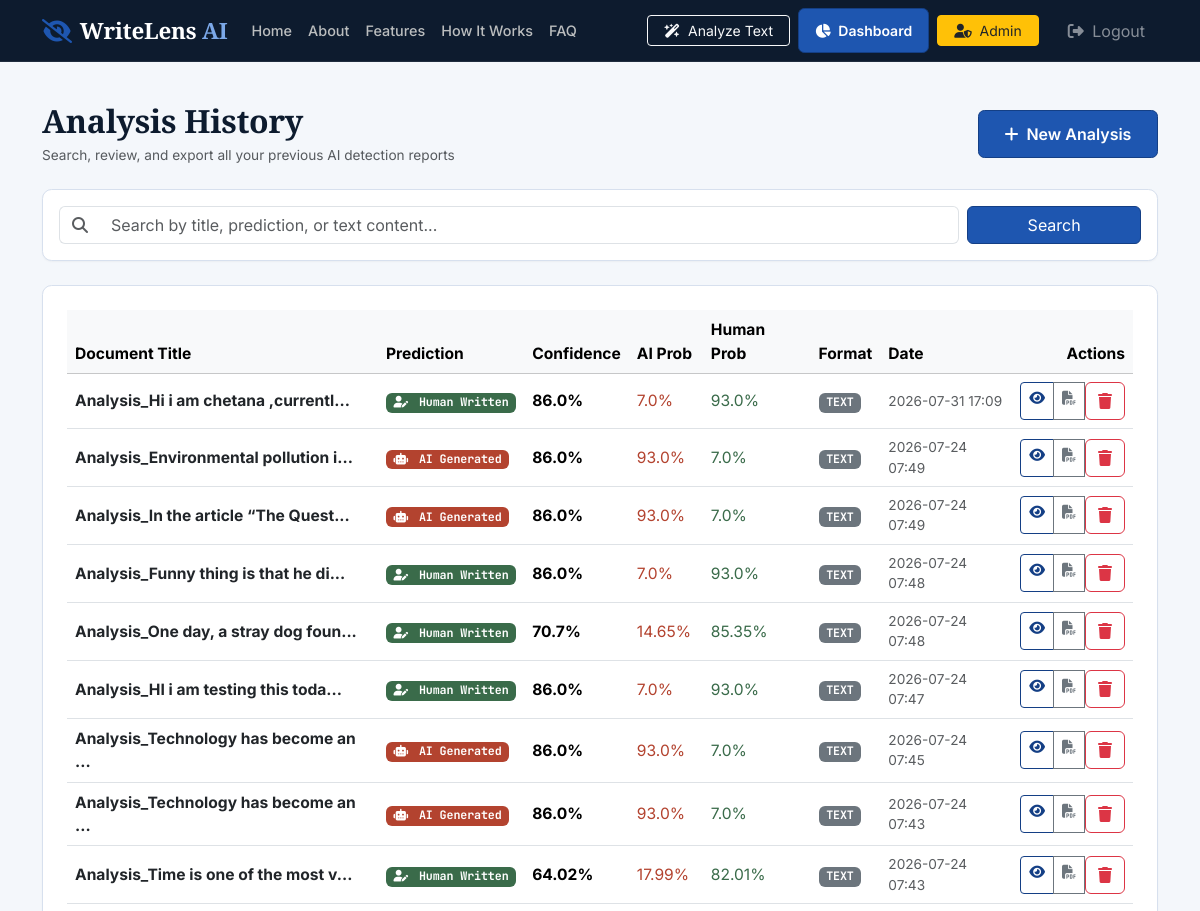
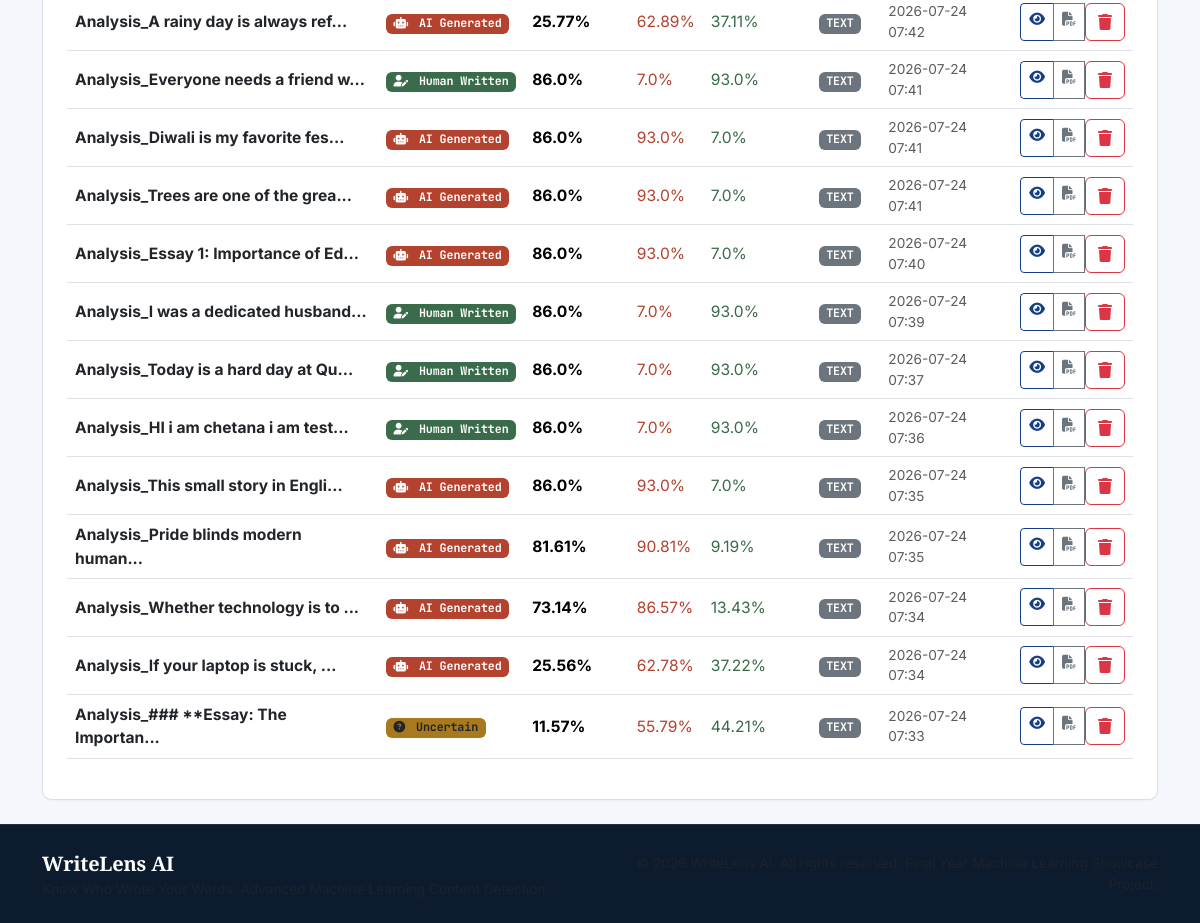
The app's page /analysis/history (signed in) with its own data (2 pictures, top to bottom).
### app/models/database.py (models this page shows, shortened)
class AnalysisRecord(db.Model):
    __tablename__ = 'analysis_records'
    id = db.Column(db.Integer, primary_key=True)
    user_id = db.Column(db.Integer, db.ForeignKey('users.id'), nullable=True, index=True)
    title = db.Column(db.String(150), nullable=False, default="Untitled Analysis")
    full_text = db.Column(db.Text, nullable=False)
    text_preview = db.Column(db.String(300), nullable=False)
    file_name = db.Column(db.String(150), nullable=True)
    file_type = db.Column(db.String(20), nullable=False, default="TEXT")
    prediction = db.Column(db.String(50), nullable=False)  # "AI Generated" or "Human Written"
    confidence_score = db.Column(db.Float, nullable=False)
    human_prob = db.Column(db.Float, nullable=False)
    ai_prob = db.Column(db.Float, nullable=False)
    sentence_analysis_json = db.Column(db.Text, nullable=False, default="[]")
    explanations_json = db.Column(db.Text, nullable=False, default="[]")
    ai_sources_json = db.Column(db.Text, nullable=False, default="{}")
    stats_json = db.Column(db.Text, nullable=False, default="{}")
    created_at = db.Column(db.DateTime, default=datetime.utcnow, index=True)

### app/routes/analysis.py (the view)
@analysis_bp.route('/history')
@login_required
def history():
    search_query = request.args.get('q', '').strip()
    query = AnalysisRecord.query.filter_by(user_id=current_user.id)
    if search_query:
        query = query.filter(
            (AnalysisRecord.title.ilike(f'%{search_query}%')) |
            (AnalysisRecord.prediction.ilike(f'%{search_query}%')) |
            (AnalysisRecord.full_text.ilike(f'%{search_query}%'))
        )
    records = query.order_by(AnalysisRecord.created_at.desc()).all()
    return render_template('dashboard/history.html', records=records, search_query=search_query)

### app/__init__.py (called while the page is built)
@login_manager.user_loader
def load_user(user_id):
    return User.query.get(int(user_id))

### app/templates/dashboard/history.html (shortened to what this page needs)
{% extends 'base.html' %}
{% block content %}
<div class="container py-4">
    <div class="d-flex flex-wrap justify-content-between align-items-center mb-4 gap-3">
        <div>
            <h2 class="fw-bold brand-font mb-1">Analysis History</h2>
            <p class="text-muted small mb-0">Search, review, and export all your previous AI detection reports</p>
        </div>
        <a href="{{ url_for('analysis.new') }}" class="btn btn-primary-custom">
            <i class="fa-solid fa-plus me-1"></i> New Analysis
        </a>
    </div>
    <div class="glass-card p-3 mb-4">
        <form action="{{ url_for('analysis.history') }}" method="GET" class="row g-2 align-items-center">
            <div class="col-md-10">
                <div class="input-group">
                    <span class="input-group-text bg-white border-end-0"><i class="fa-solid fa-magnifying-glass text-muted"></i></span>
                    <input type="text" name="q" class="form-control border-start-0" placeholder="Search by title, prediction, or text content..." value="{{ search_query }}">
                </div>
            </div>
            <div class="col-md-2">
                <button type="submit" class="btn btn-primary w-100 font-weight-bold">Search</button>
            </div>
        </form>
    </div>
    <div class="glass-card p-4">
        {% if records %}
            <div class="table-responsive">
                <table class="table table-hover align-middle">
                    <thead class="table-light">
                        <tr>
                            <th>Document Title</th>
                            <th>Prediction</th>
                            <th>Confidence</th>
                            <th>AI Prob</th>
                            <th>Human Prob</th>
                            <th>Format</th>
                            <th>Date</th>
                            <th class="text-end">Actions</th>
                        </tr>
                    </thead>
                    <tbody>
                        {% for record in records %}
                            <tr>
                                <td class="fw-bold text-dark">{{ record.title }}</td>
                                <td>
                                    {% if record.prediction == 'AI Generated' %}
                                        <span class="badge bg-danger"><i class="fa-solid fa-robot me-1"></i> AI Generated</span>
                                    {% elif record.prediction == 'Uncertain' %}
                                        <span class="badge bg-warning text-dark"><i class="fa-solid fa-circle-question me-1"></i> Uncertain</span>
                                    {% else %}
                                        <span class="badge bg-success"><i class="fa-solid fa-user-pen me-1"></i> Human Written</span>
                                    {% endif %}
                                </td>
                                <td class="fw-bold">{{ record.confidence_score }}%</td>
                                <td><span class="text-danger font-weight-bold">{{ record.ai_prob }}%</span></td>
                                <td><span class="text-success font-weight-bold">{{ record.human_prob }}%</span></td>
                                <td><span class="badge bg-secondary">{{ record.file_type }}</span></td>
                                <td class="small text-muted">{{ record.created_at.strftime('%Y-%m-%d %H:%M') }}</td>
                                <td class="text-end">
                                    <div class="btn-group btn-group-sm">
                                        <a href="{{ url_for('analysis.result', record_id=record.id) }}" class="btn btn-outline-primary" title="View Full Report">
                                            <i class="fa-solid fa-eye"></i>
                                        </a>
                                        <a href="{{ url_for('api.download_pdf_report', record_id=record.id) }}" class="btn btn-outline-secondary" title="Download PDF Report">
                                            <i class="fa-solid fa-file-pdf"></i>
                                        </a>
                                        <form action="{{ url_for('analysis.delete', record_id=record.id) }}" method="POST" class="d-inline" onsubmit="return confirm('Are you sure you want to delete this record?');">
                                            <button type="submit" class="btn btn-outline-danger" title="Delete Record">
                                                <i class="fa-solid fa-trash"></i>
                                            </button>
                                        </form>
                                    </div>
                                </td>
                            </tr>
                        {% endfor %}
                    </tbody>
                </table>
            </div>
        {% endif %}
    </div>
</div>
{% endblock %}

### app/templates/base.html (shortened to what this page needs)
<!DOCTYPE html>
<html lang="en">
<head>
    <link href="https://cdn.jsdelivr.net/npm/bootstrap@5.3.2/dist/css/bootstrap.min.css" rel="stylesheet">
    <link rel="stylesheet" href="https://cdnjs.cloudflare.com/ajax/libs/font-awesome/6.4.2/css/all.min.css">
    <link rel="stylesheet" href="{{ url_for('static', filename='css/style.css') }}">
</head>
<body>
    <nav class="navbar navbar-expand-lg navbar-dark navbar-writelens sticky-top">
        <div class="container">
            <a class="navbar-brand d-flex align-items-center" href="{{ url_for('main.index') }}">
                <i class="fa-solid fa-eye-slash text-primary me-2 fs-4"></i>
                <span class="brand-font">WriteLens<span class="brand-gradient"> AI</span></span>
            </a>
            <div class="collapse navbar-collapse" id="navbarMain">
                <ul class="navbar-nav me-auto mb-2 mb-lg-0">
                    <li class="nav-item">
                        <a class="nav-link" href="{{ url_for('main.index') }}">Home</a>
                    </li>
                    <li class="nav-item">
                        <a class="nav-link" href="{{ url_for('main.about') }}">About</a>
                    </li>
                    <li class="nav-item">
                        <a class="nav-link" href="{{ url_for('main.features') }}">Features</a>
                    </li>
                    <li class="nav-item">
                        <a class="nav-link" href="{{ url_for('main.how_it_works') }}">How It Works</a>
                    </li>
                    <li class="nav-item">
                        <a class="nav-link" href="{{ url_for('main.faq') }}">FAQ</a>
                    </li>
                </ul>
                <div class="d-flex align-items-center gap-2">
                    {% if current_user.is_authenticated %}
                        <a href="{{ url_for('analysis.new') }}" class="btn btn-outline-light btn-sm px-3">
                            <i class="fa-solid fa-wand-magic-sparkles me-1"></i> Analyze Text
                        </a>
                        <a href="{{ url_for('dashboard.index') }}" class="btn btn-primary-custom btn-sm px-3">
                            <i class="fa-solid fa-chart-pie me-1"></i> Dashboard
                        </a>
                        {% if current_user.is_admin %}
                            <a href="{{ url_for('admin.index') }}" class="btn btn-warning btn-sm text-dark font-weight-bold px-3">
                                <i class="fa-solid fa-user-shield me-1"></i> Admin
                            </a>
                        {% endif %}
                        <a href="{{ url_for('auth.logout') }}" class="btn btn-link text-white-50 text-decoration-none ms-2">
                            <i class="fa-solid fa-right-from-bracket me-1"></i> Logout
                        </a>
                    {% else %}
                        <a href="{{ url_for('auth.login') }}" class="btn btn-outline-light btn-sm px-3">Log In</a>
                        <a href="{{ url_for('auth.register') }}" class="btn btn-primary-custom btn-sm px-3">Get Started</a>
                    {% endif %}
                </div>
            </div>
        </div>
    </nav>
    <main class="flex-grow-1">
        {% block content %}{% endblock %}
    </main>
    <footer class="py-4">
        <div class="container text-center text-md-start">
            <div class="row align-items-center">
                <div class="col-md-6 mb-3 mb-md-0">
                    <span class="fw-bold brand-font text-white fs-5">WriteLens AI</span>
                    <p class="small text-muted mb-0">Know Who Wrote Your Words. Advanced Machine Learning Content Detection.</p>
                </div>
                <div class="col-md-6 text-md-end">
                    <p class="small text-muted mb-0">&copy; 2026 WriteLens AI. All rights reserved. Final Year Machine Learning Showcase Project.</p>
                </div>
            </div>
        </div>
    </footer>
</body>
</html>

### app/static/css/style.css (style rules this page uses)
:root { --ink: #0d1b2e; --ink-soft: #33445c; --paper: #f4f7fb; --paper-dim: #e8eef7; --line: #d7e0ee; --accent: #1e56b0; --accent-ink: #143f85; --ai-color: #b3432f; --ai-bg: #fbeeea; --human-color: #3a6b4a; --human-bg: #eef4ec; --uncertain: #a8791f; --uncertain-bg: #faf1de; --primary-color: var(--accent); --primary-hover: var(--accent-ink); --accent-color: var(--accent); --dark-bg: var(--ink); --card-bg: #14223a; --text-main: #f4f7fb; --text-muted: #8b9db1; --warning-color: var(--uncertain); --bs-primary: #1e56b0; --bs-primary-rgb: 30, 86, 176; --bs-primary-text-emphasis: #143f85; --bs-primary-bg-subtle: #dce7f8; --bs-primary-border-subtle: #aac3ea; --bs-link-color: #143f85; --bs-link-color-rgb: 20, 63, 133; --bs-link-hover-color: #1e56b0; }
.btn-primary { --bs-btn-bg: var(--accent); --bs-btn-border-color: var(--accent-ink); --bs-btn-hover-bg: var(--accent-ink); --bs-btn-hover-border-color: var(--accent-ink); --bs-btn-active-bg: var(--accent-ink); --bs-btn-active-border-color: var(--accent-ink); }
body { font-family: 'Inter', sans-serif; background-color: var(--paper); color: var(--ink); min-height: 100vh; display: flex; flex-direction: column; font-size: 0.975rem; }
h1, h2, h3, .brand-font { font-family: 'Source Serif 4', Georgia, serif; letter-spacing: -0.01em; }
.mono, code, .badge { font-family: 'JetBrains Mono', monospace; letter-spacing: -0.01em; }
a { color: var(--accent-ink); }
.navbar-writelens { background: var(--ink); border-bottom: 1px solid rgba(255, 255, 255, 0.08); }
.navbar-brand { font-family: 'Source Serif 4', Georgia, serif; font-weight: 600; font-size: 1.4rem; letter-spacing: -0.01em; }
.brand-gradient { color: #7ba8e8; }
.navbar-nav .nav-link { color: rgba(246, 244, 239, 0.75); font-weight: 500; font-size: 0.9rem; }
.btn-primary-custom { background: var(--accent); color: white; border: 1px solid var(--accent-ink); font-weight: 600; padding: 0.7rem 1.6rem; border-radius: 0.4rem; box-shadow: none; transition: background 0.15s ease, transform 0.1s ease; }
.btn-outline-primary { color: var(--accent-ink); border-color: var(--accent-ink); }
.glass-card { background: #ffffff; border-radius: 0.6rem; border: 1px solid var(--line); box-shadow: 0 1px 2px rgba(20, 24, 31, 0.04); transition: box-shadow 0.15s ease; }
.bg-danger { background-color: var(--ai-color) !important; }
.text-danger { color: var(--ai-color) !important; }
.bg-success { background-color: var(--human-color) !important; }
.text-success { color: var(--human-color) !important; }
.bg-warning { background-color: var(--uncertain) !important; }
footer { margin-top: auto; background: var(--ink); color: var(--text-muted); border-top: 1px solid rgba(255,255,255,0.08); }

### records on screen
AnalysisRecord: title "Analysis_Hi i am chetana ,currentl...", prediction "Human Written" (drawn), confidence_score "86.0", ai_prob "7.0", human_prob "93.0", file_type "TEXT", created_at "2026-07-31 17:09"
AnalysisRecord: title "Analysis_Environmental pollution i...", prediction "AI Generated" (drawn), confidence_score "86.0", ai_prob "93.0", human_prob "7.0", file_type "TEXT", created_at "2026-07-24 07:49"
AnalysisRecord: title "Analysis_In the article “The Quest...", prediction "AI Generated" (drawn), confidence_score "86.0", ai_prob "93.0", human_prob "7.0", file_type "TEXT", created_at "2026-07-24 07:49"
AnalysisRecord: title "Analysis_Funny thing is that he di...", prediction "Human Written" (drawn), confidence_score "86.0", ai_prob "7.0", human_prob "93.0", file_type "TEXT", created_at "2026-07-24 07:48"
AnalysisRecord: title "Analysis_One day, a stray dog foun...", prediction "Human Written" (drawn), confidence_score "70.7", ai_prob "14.65", human_prob "85.35", file_type "TEXT", created_at "2026-07-24 07:48"
AnalysisRecord: title "Analysis_HI i am testing this toda...", prediction "Human Written" (drawn), confidence_score "86.0", ai_prob "7.0", human_prob "93.0", file_type "TEXT", created_at "2026-07-24 07:47"
AnalysisRecord: title "Analysis_Technology has become an ...", prediction "AI Generated" (drawn), confidence_score "86.0", ai_prob "93.0", human_prob "7.0", file_type "TEXT", created_at "2026-07-24 07:45"
AnalysisRecord: title "Analysis_Technology has become an ...", prediction "AI Generated" (drawn), confidence_score "86.0", ai_prob "93.0", human_prob "7.0", file_type "TEXT", created_at "2026-07-24 07:43"
AnalysisRecord: title "Analysis_Time is one of the most v...", prediction "Human Written" (drawn), confidence_score "64.02", ai_prob "17.99", human_prob "82.01", file_type "TEXT", created_at "2026-07-24 07:43"
AnalysisRecord: title "Analysis_A rainy day is always ref...", prediction "AI Generated" (drawn), confidence_score "25.77", ai_prob "62.89", human_prob "37.11", file_type "TEXT", created_at "2026-07-24 07:42"
AnalysisRecord: title "Analysis_Everyone needs a friend w...", prediction "Human Written" (drawn), confidence_score "86.0", ai_prob "7.0", human_prob "93.0", file_type "TEXT", created_at "2026-07-24 07:41"
AnalysisRecord: title "Analysis_Diwali is my favorite fes...", prediction "AI Generated" (drawn), confidence_score "86.0", ai_prob "93.0", human_prob "7.0", file_type "TEXT", created_at "2026-07-24 07:41"
AnalysisRecord: title "Analysis_Trees are one of the grea...", prediction "AI Generated" (drawn), confidence_score "86.0", ai_prob "93.0", human_prob "7.0", file_type "TEXT", created_at "2026-07-24 07:41"
AnalysisRecord: title "Analysis_Essay 1: Importance of Ed...", prediction "AI Generated" (drawn), confidence_score "86.0", ai_prob "93.0", human_prob "7.0", file_type "TEXT", created_at "2026-07-24 07:40"
AnalysisRecord: title "Analysis_I was a dedicated husband...", prediction "Human Written" (drawn), confidence_score "86.0", ai_prob "7.0", human_prob "93.0", file_type "TEXT", created_at "2026-07-24 07:39"
AnalysisRecord: title "Analysis_Today is a hard day at Qu...", prediction "Human Written" (drawn), confidence_score "86.0", ai_prob "7.0", human_prob "93.0", file_type "TEXT", created_at "2026-07-24 07:37"
AnalysisRecord: title "Analysis_HI i am chetana i am test...", prediction "Human Written" (drawn), confidence_score "86.0", ai_prob "7.0", human_prob "93.0", file_type "TEXT", created_at "2026-07-24 07:36"
AnalysisRecord: title "Analysis_This small story in Engli...", prediction "AI Generated" (drawn), confidence_score "86.0", ai_prob "93.0", human_prob "7.0", file_type "TEXT", created_at "2026-07-24 07:35"
AnalysisRecord: title "Analysis_Pride blinds modern human...", prediction "AI Generated" (drawn), confidence_score "81.61", ai_prob "90.81", human_prob "9.19", file_type "TEXT", created_at "2026-07-24 07:35"
AnalysisRecord: title "Analysis_Whether technology is to ...", prediction "AI Generated" (drawn), confidence_score "73.14", ai_prob "86.57", human_prob "13.43", file_type "TEXT", created_at "2026-07-24 07:34"
AnalysisRecord: title "Analysis_If your laptop is stuck, ...", prediction "AI Generated" (drawn), confidence_score "25.56", ai_prob "62.78", human_prob "37.22", file_type "TEXT", created_at "2026-07-24 07:34"
AnalysisRecord: title "Analysis_### **Essay: The Importan...", prediction "Uncertain" (drawn), confidence_score "11.57", ai_prob "55.79", human_prob "44.21", file_type "TEXT", created_at "2026-07-24 07:33"
